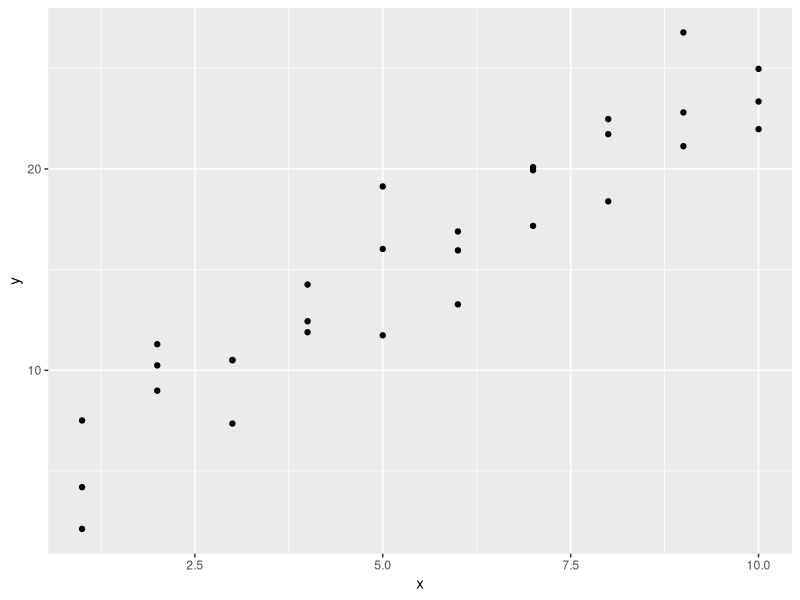
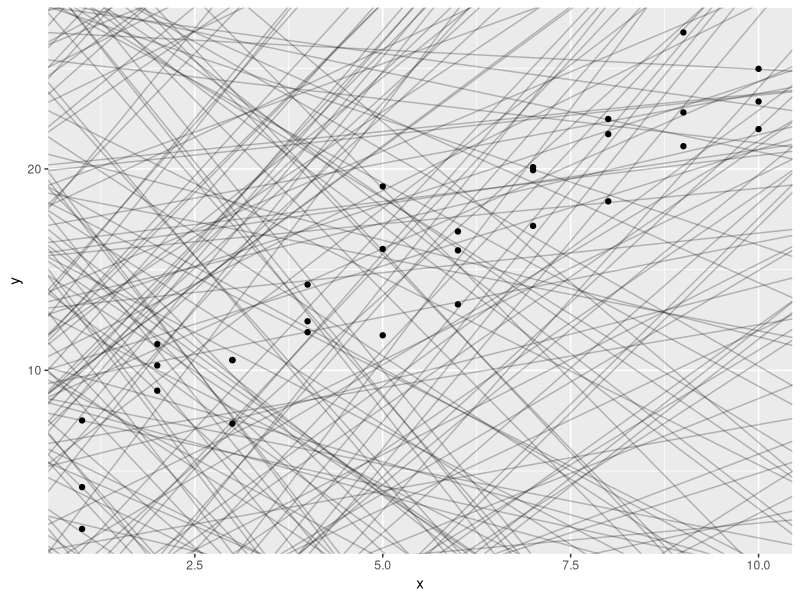
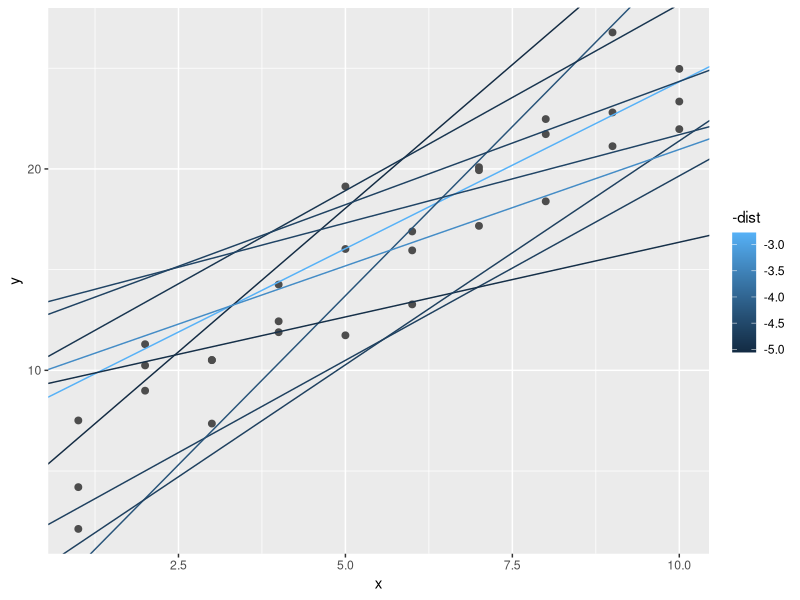
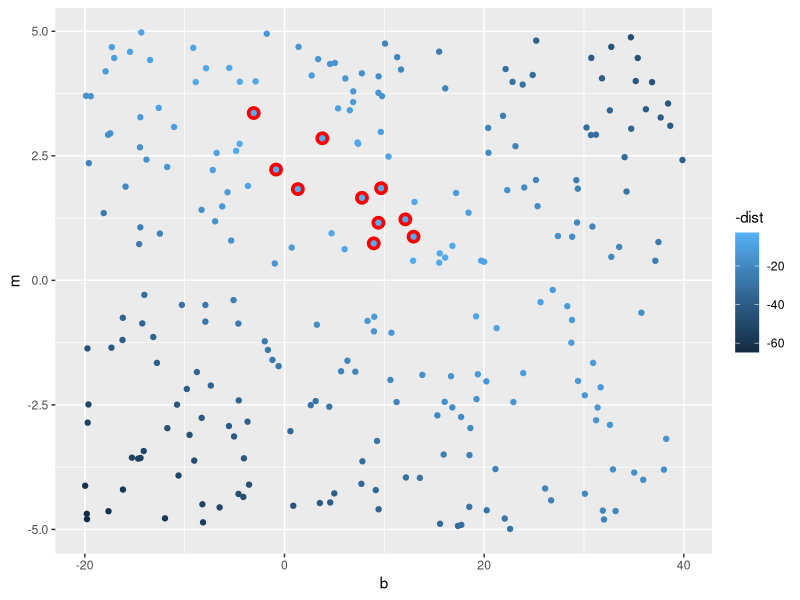
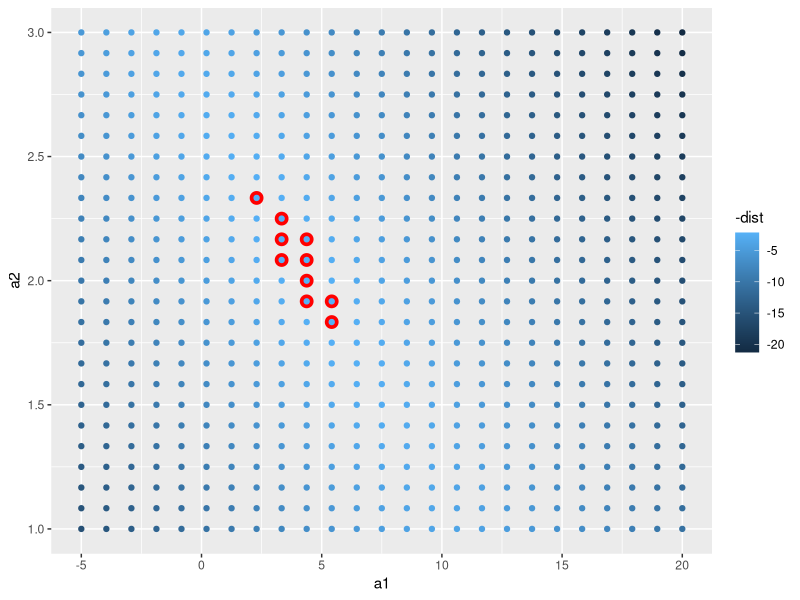
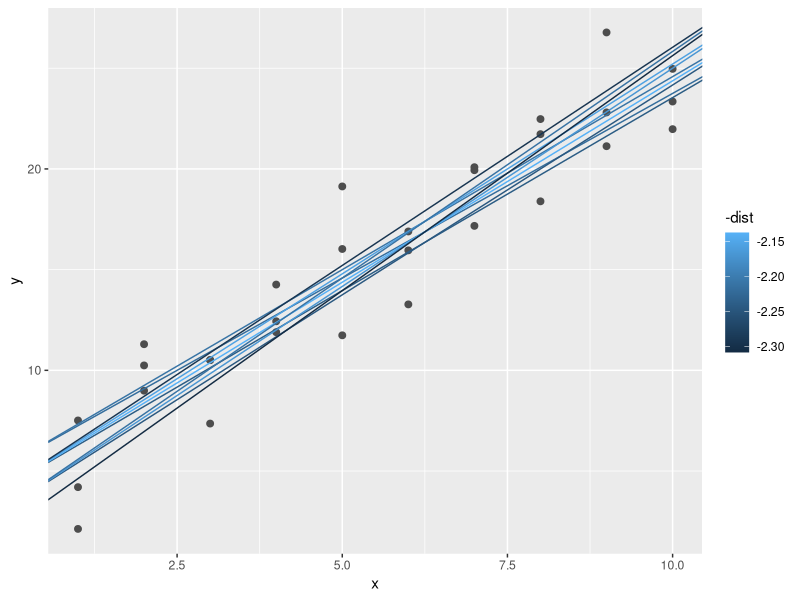

These figures' R source, in order:
## ---- chunk 1
library('tidyverse')
library('modelr')
## ---- chunk 2
sim1

ggplot(sim1, aes(x,y)) + 
  geom_point()
## ---- chunk 3
models <- tibble(
  b = runif(250, -20, 40),
  m = runif(250, -5, 5)
) 

ggplot(sim1, aes(x, y)) + 
  geom_abline(aes(intercept = b, slope = m),
             data = models,
             alpha = 1/4) + 
  geom_point()
## ---- chunk 4
model1 <- function(a, data) {
  a[1] + data$x * a[2]
}

model1(c(7,1.5), sim1)
## ---- chunk 5
measure_distance <- function(mod, data) {
  diff <- data$y - model1(mod, data)
  sqrt(mean(diff ^ 2))
}

measure_distance(c(7, 1.5), sim1)
## ---- chunk 6
sim1_dist <- function(a1,a2) {
  measure_distance(c(a1,a2), sim1)
}

models <- models %>%
  mutate(dist = purrr::map2_dbl(b,m, sim1_dist))
models
## ---- chunk 7
ggplot(sim1, aes(x, y)) +
  geom_point(size = 2, color = "grey30") + 
  geom_abline(
    aes(intercept = b, slope = m, color = -dist),
    data = filter(models, rank(dist) <= 10)
    
  )
## ---- chunk 8
ggplot(models, aes(b, m)) + 
    geom_point(data = filter(models, rank(dist) <= 10),
               size = 4,
               color = "red") + 
    geom_point(aes(color = -dist))
## ---- chunk 9
grid <- expand.grid(
  a1 = seq(-5, 20, length = 25),
  a2 = seq(1, 3, length = 25)
  ) %>% 
  mutate(dist = purrr::map2_dbl(a1, a2, sim1_dist))

grid %>% 
  ggplot(aes(a1, a2)) +
  geom_point(data = filter(grid, rank(dist) <= 10), size = 4, colour = "red") +
  geom_point(aes(colour = -dist))  
## ---- chunk 10
ggplot(sim1, aes(x, y)) + 
  geom_point(size = 2, colour = "grey30") + 
  geom_abline(
    aes(intercept = a1, slope = a2, colour = -dist), 
    data = filter(grid, rank(dist) <= 10)
  )
